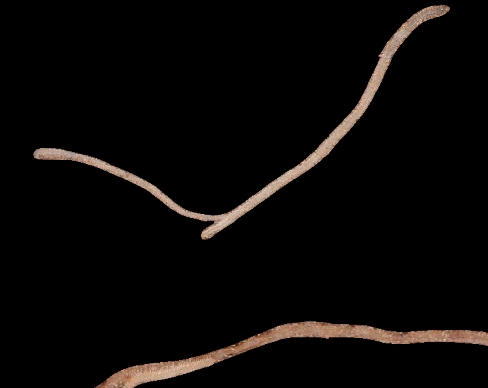
#> input picture Detect_dead_root/test/RawImagePart.png, 488 x 388 px, given in place of 1.png, which was not available
$ python forRaw.py
#> lines starting #> are read from the running program, lines starting #| are printed output that depends on the picture; pictures that were not available may be replaced by others from this repository, and a replacement may not be noted
import copy
from time import time
import matplotlib.pyplot as plt  # plt 用于显示图片
import numpy as np
import cv2

start = time()
img =  cv2.imread("Detect_dead_root/findPixDis/1.png", cv2.IMREAD_UNCHANGED)  #
#> img is the input picture: shape (388, 488, 4); mean B, G, R, A 6.7, 7.9, 10, 255
img1 = cv2.imread("Detect_dead_root/findPixDis/2.png", cv2.IMREAD_UNCHANGED)  #
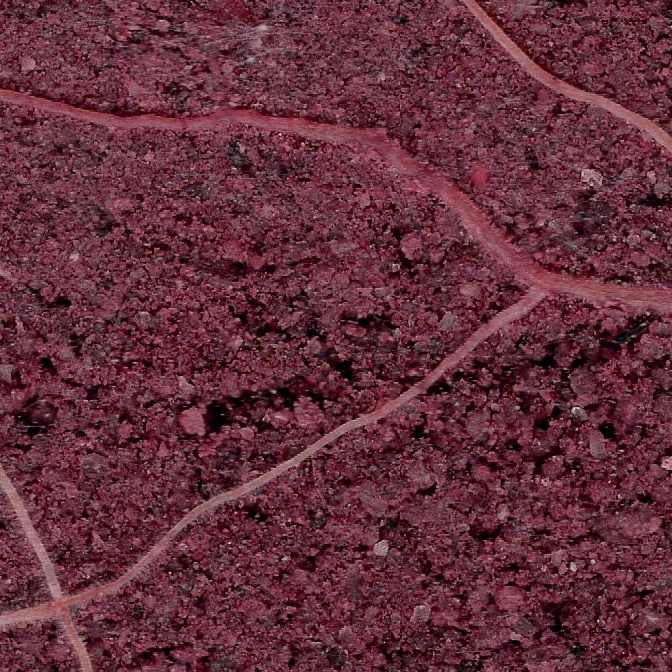
#> input picture resource/ColorJitter_img.jpg, 672 x 672 px, given in place of 2.png, which was not available
#> img1 is the input picture: shape (672, 672, 3); mean B, G, R 59.4, 47.5, 99.5
img2 = cv2.imread("Detect_dead_root/findPixDis/3.png", cv2.IMREAD_UNCHANGED)  #
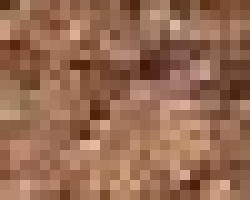
#> input picture Detect_dead_root/findPixDis/3.png, 50 x 40 px, found by its file name (shown 5 times larger)
#> img2 is the input picture: shape (40, 50, 4); mean B, G, R, A 82.8, 106.4, 150.6, 255

info = img.shape
#> info = (388, 488, 4)
height = info[0]
#> height = 388
width = info[1]
#> width = 488

info1 = img1.shape
#> info1 = (672, 672, 3)
height1 = info1[0]
#> height1 = 672
width1 = info1[1]
#> width1 = 672

# 选择一个区域,判断他们的均值
x1 = []
x2 = []
x3 = []
for h in range(10, 30):
    for j in range(10, 30):
        x1.append(img[h, j])
        x2.append(img1[h, j])
        x3.append(img2[h, j])
#> after the loop, x1 = 400 items, first 6: [0, 0, 0, 255], [0, 0, 0, 255], [0, 0, 0, 255], [0, 0, 0, 255], [0, 0, 0, 255], [0, 0, 0, 255]; x2 = 400 items, first 6: [42, 29, 61], [49, 35, 69], [51, 40, 78], [51, 42, 85], [50, 44, 93], [100, 95, 146]; x3 = 400 items, first 6: [86, 114, 161, 255], [86, 114, 161, 255], [84, 110, 157, 255], [84, 110, 157, 255], [78, 104, 151, 255], [78, 104, 151, 255]

x1 = np.array(x1)
#> x1 = 400 rows, first 6: [0, 0, 0, 255], [0, 0, 0, 255], [0, 0, 0, 255], [0, 0, 0, 255], [0, 0, 0, 255], [0, 0, 0, 255]
x2 = np.array(x2)
#> x2 = 400 rows, first 8: [42, 29, 61], [49, 35, 69], [51, 40, 78], [51, 42, 85], [50, 44, 93], [100, 95, 146], [96, 88, 141], [56, 49, 100]
x3 = np.array(x3)
#> x3 = 400 rows, first 6: [86, 114, 161, 255], [86, 114, 161, 255], [84, 110, 157, 255], [84, 110, 157, 255], [78, 104, 151, 255], [78, 104, 151, 255]

mean1 = np.mean(x1, axis=0)
#> mean1 = [0, 0, 0, 255]
mean2 = np.mean(x2, axis=0)
#> mean2 = [59.01, 47.94, 94.25]
mean3 = np.mean(x3, axis=0)
#> mean3 = [78.63, 102.1, 147.8, 255]

std1 = np.std(x1, axis=0)
#> std1 = [0, 0, 0, 0]
std2 = np.std(x2, axis=0)
#> std2 = [27.78, 25.91, 29.87]
std3 = np.std(x3, axis=0)
#> std3 = [29.78, 30.41, 30.67, 0]

# 求范围
range0Min, range0Max = mean1 - std1, mean1 + std1  # 活的范围
#> range0Min = [0, 0, 0, 255]; range0Max = [0, 0, 0, 255]
range1Min, range1Max = mean2 - std2, mean2 + std2  # 死的范围
#> range1Min = [31.22, 22.03, 64.38]; range1Max = [86.79, 73.84, 124.1]
range2Min, range2Max = mean3 - std3, mean3 + std3  # 死的范围
#> range2Min = [48.85, 71.66, 117.1, 255]; range2Max = [108.4, 132.5, 178.5, 255]

imgRaw = cv2.imread("Detect_dead_root/baseImg/rawImg.png", cv2.IMREAD_UNCHANGED)  #

dst = copy.deepcopy(imgRaw)

info1 = imgRaw.shape
height1 = info1[0]
width1 = info1[1]

"""对死根进行过滤"""
for h in range(0, height1):
    for j in range(0, h,height1):
        b, g, r = imgRaw[h, j]
        # if (b > range1Min[0]) & (b < range1Max[0]) & (g > range1Min[1]) & (g < range1Max[1]) & (r > range1Min[2]) & (
        #         r < range1Max[
        #     2]):
        #     dst[h, j] = [0, 0, 0, 255]
        #
        # if (b > range2Min[0]) & (b < range2Max[0]) & (g > range2Min[1]) & (g < range2Max[1]) & (r > range2Min[2]) & (
        #         r < range2Max[
        #     2]):
        #     dst[h, j] = [0, 0, 0, 255]
        #
        # # if (b < range2Max[0]) & (g < range2Max[1]) & (r < range2Max[2]):
        # #     dst[h, j] = [0, 0, 0, 255]
        #
        # if (b < range2Max[0]) | (g < range2Max[1]) | (r < range2Max[2]):
        #     dst[h, j] = [0, 0, 0, 255]
        #
        # if (b < range1Max[0]) | (g < range1Max[1]) | (r < range1Max[2]):
        #     dst[h, j] = [0, 0, 0, 255]

        if (b < range0Min[0]) | (g < range0Min[1]) | (r < range0Min[2]):  # 这个是最管用的  去掉death
            dst[h, j] = [0, 0, 0]

cv2.imwrite("Detect_dead_root/baseImg/rawImgb1.png", dst)  #

# 对dst进行均值滤波
size = 5
k = np.ones([size, size])
k = k / (size * size)  # 均值滤波器

img_high2 = cv2.filter2D(dst, -1, k)  #
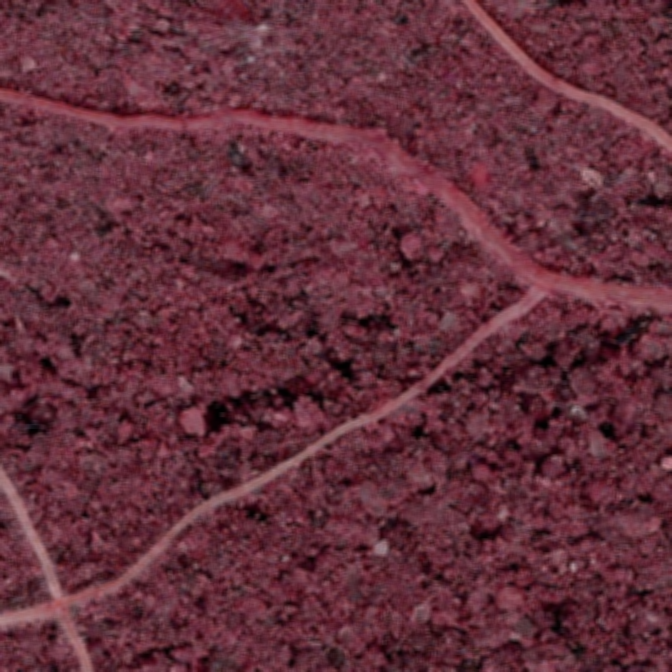
#> img_high2: shape (672, 672, 3); mean B, G, R 59.4, 47.5, 99.5
cv2.imwrite("Detect_dead_root/baseImg/rawImgb2.png", img_high2)


# 锐化
kernel = np.array([[0, -1, 0], [-1, 5, -1], [0, -1, 0]], np.float32)  # 锐化
dst2 = cv2.filter2D(img_high2, -1, kernel=kernel)
cv2.imwrite("Detect_dead_root/baseImg/rawImgb3.png", dst2)

# 在进行一次滤波
for h in range(0, height1):
    for j in range(0, width1):
        b, g, r = dst2[h, j]
        if (b < range0Min[0] / 3) | (g < range0Min[1] / 3) | (r < range0Min[2] / 3):  # 这个是最管用的  去掉death
            dst2[h, j] = [0, 0, 0]

cv2.imwrite("Detect_dead_root/baseImg/rawImgb4.png", dst2)

"""和原始图像比较 并进行增强"""
ki = 2  # 定义核的大小为3*3
img = cv2.imread("Detect_dead_root/baseImg/rawImgb4.png", cv2.IMREAD_UNCHANGED)  # 已经去掉一部分的图像

dstb5 = copy.deepcopy(img)
img2 = copy.deepcopy(imgRaw)

img[img == 255] = 0
img2[img2 > 0] = 0  # 和全黑的比
#> img2: shape (672, 672, 3); every value is 0

for i in range(height1):
    print("当前运行的hight1",i, height1)
    for j in range(width1):
        h1 = i - ki if (i - ki) > 0 else 0
        h2 = i + ki if (i + ki) < height1 else height1
        w1 = j - ki if (j - ki) > 0 else 0
        w2 = j + ki if (i + ki) < width1 else width1

        x = np.array(img[h1:h2, w1:w2]).reshape(1, -1)
        x1 = np.array(img2[h1:h2, w1:w2]).reshape(1, -1)

        dis = np.linalg.norm(x - x1)

        if dis > 0:
            dstb5[h1:h2, w1:w2] = imgRaw[h1:h2, w1:w2]

cv2.imwrite("Detect_dead_root/baseImg/rawImgb5.png", dstb5)  #

end = time()
print("程序运行时间为：" + str(end-start) + "秒")
